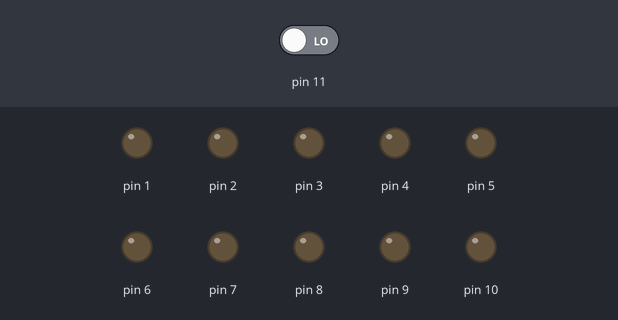
Recording of a sketch running on a simulated Arduino Uno, built with avr-gcc and run on an emulated ATmega328P. Shown: output pins drawn as LEDs (lit = HIGH). Dashed ring = blinking. Inputs (shaded band) come from the test bench; at power-on: pin 11 LOW.

Above: at 1.2 s.
1.3 s: pin 11 driven HIGH
At 1.9 s:
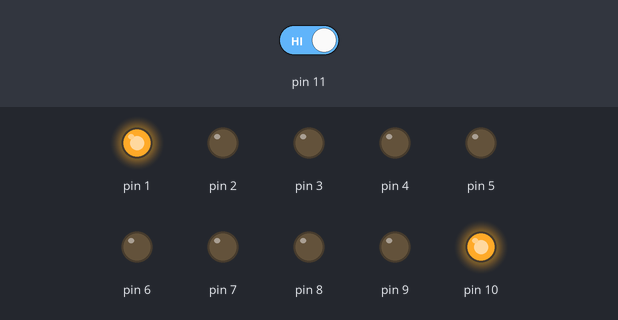
At 17.6 s:
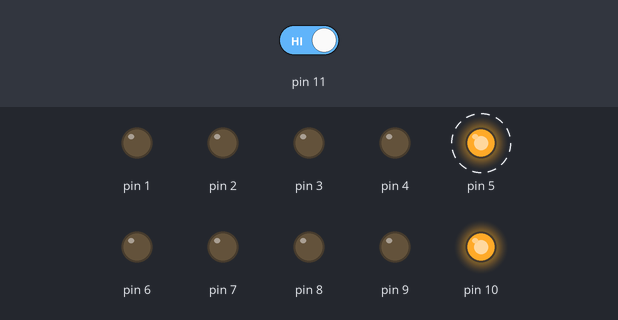
Timing chart, 0 to 24.8 s (numbered marks = the images above; inputs shaded):
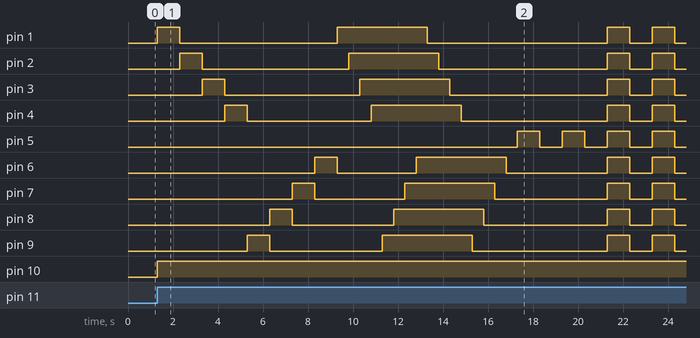

The sketch:

TGC_3X3_V2.ino.ino
```cpp
/*
  this project uses some code
writen by Scott Fitzgerald,
if you do not plan to use a power button delete the line
if (power == 1)

Writen By Toby Cowles
TGC TECHNOLOGY
BASIC 3X3 LED v2

 */

int power = 0; // leave as 0 if you want the cube to be off by default or change to 1 for on
// the setup function runs once when you press reset or power the board
int button = 0;
void setup() {
  // initialize digital pin 13 as an output.
  pinMode(1, OUTPUT);
   pinMode(2, OUTPUT);
    pinMode(3, OUTPUT);
     pinMode(4, OUTPUT);
      pinMode(5, OUTPUT);
       pinMode(6, OUTPUT);
        pinMode(7, OUTPUT);
         pinMode(8, OUTPUT);
          pinMode(9, OUTPUT);
           pinMode(10, OUTPUT);
           pinMode(11, INPUT);

}

// the loop function runs over and over again forever
void loop() {
button = digitalRead(11);


if (power == 1) // delete this line if you are not planing on useing a momentary switch for power
  {digitalWrite(10, HIGH);
  digitalWrite(1, HIGH);   // turn the LED on (HIGH is the voltage level)
  delay(1000);              // wait for a second
  digitalWrite(1, LOW);    // turn the LED off by making the voltage LOW
   digitalWrite(2, HIGH);   // turn the LED on (HIGH is the voltage level)
  delay(1000);              // wait for a second
  digitalWrite(2, LOW);    // turn the LED off by making the voltage LOW
   digitalWrite(3, HIGH);   // turn the LED on (HIGH is the voltage level)
  delay(1000);              // wait for a second
  digitalWrite(3, LOW);    // turn the LED off by making the voltage LOW
   digitalWrite(4, HIGH);   // turn the LED on (HIGH is the voltage level)
  delay(1000);              // wait for a second
  digitalWrite(4, LOW);    // turn the LED off by making the voltage LOW
   digitalWrite(9, HIGH);   // turn the LED on (HIGH is the voltage level)
  delay(1000);              // wait for a second
  digitalWrite(9, LOW);    // turn the LED off by making the voltage LOW
   digitalWrite(8, HIGH);   // turn the LED on (HIGH is the voltage level)
  delay(1000);              // wait for a second
  digitalWrite(8, LOW);    // turn the LED off by making the voltage LOW
   digitalWrite(7, HIGH);   // turn the LED on (HIGH is the voltage level)
  delay(1000);              // wait for a second
  digitalWrite(7, LOW);    // turn the LED off by making the voltage LOW
   digitalWrite(6, HIGH);   // turn the LED on (HIGH is the voltage level)
  delay(1000);              // wait for a second
  digitalWrite(6, LOW);    // turn the LED off by making the voltage LOW
   digitalWrite(1, HIGH);   // turn the LED on (HIGH is the voltage level)
  delay(500);              // wait for half a second
   digitalWrite(2, HIGH);   // turn the LED on (HIGH is the voltage level)
  delay(500);              // wait for half a second
   digitalWrite(3, HIGH);   // turn the LED on (HIGH is the voltage level)
  delay(500);              // wait for half a second
   digitalWrite(4, HIGH);   // turn the LED on (HIGH is the voltage level)
  delay(500);              // wait for half a second
   digitalWrite(9, HIGH);   // turn the LED on (HIGH is the voltage level)
  delay(500);              // wait for half a second
   digitalWrite(8, HIGH);   // turn the LED on (HIGH is the voltage level)
  delay(500);              // wait for half a second
   digitalWrite(7, HIGH);   // turn the LED on (HIGH is the voltage level)
  delay(500);              // wait for half a second
   digitalWrite(6, HIGH);   // turn the LED on (HIGH is the voltage level)
  delay(500);              // wait for half a second
   digitalWrite(1, LOW);   // turn the LED off (low is the voltage level)
  delay(500);              // wait for half a second
  digitalWrite(2, LOW);   // turn the LED off (low is the voltage level)
  delay(500);              // wait for half a second
  digitalWrite(3, LOW);   // turn the LED off (low is the voltage level)
  delay(500);              // wait for half a second
  digitalWrite(4, LOW);   // turn the LED off (low is the voltage level)
  delay(500);              // wait for half a second
  digitalWrite(9, LOW);   // turn the LED off (low is the voltage level)
  delay(500);              // wait for half a second
  digitalWrite(8, LOW);   // turn the LED off (low is the voltage level)
  delay(500);              // wait for half a second
  digitalWrite(7, LOW);   // turn the LED off (low is the voltage level)
  delay(500);              // wait for half a second
  digitalWrite(6, LOW);   // turn the LED off (low is the voltage level)
  delay(500);              // wait for half a second
   digitalWrite(5, HIGH);   // turn the LED on (HIGH is the voltage level)
  delay(1000);              // wait for a second
  digitalWrite(5, LOW); // turn the LED off by making the voltage LOW
  delay (1000);
   digitalWrite(5, HIGH);   // turn the LED on (HIGH is the voltage level)
  delay(1000);              // wait for a second
  digitalWrite(5, LOW);    // turn the LED off by making the voltage LOW
  delay (1000);
  digitalWrite(1, HIGH);   // turn the LED on (HIGH is the voltage level)
  digitalWrite(2, HIGH);   // turn the LED on (HIGH is the voltage level)
  digitalWrite(3, HIGH);   // turn the LED on (HIGH is the voltage level)
  digitalWrite(4, HIGH);   // turn the LED on (HIGH is the voltage level)
  digitalWrite(5, HIGH);   // turn the LED on (HIGH is the voltage level)
  digitalWrite(6, HIGH);   // turn the LED on (HIGH is the voltage level)
  digitalWrite(7, HIGH);   // turn the LED on (HIGH is the voltage level)
  digitalWrite(8, HIGH);   // turn the LED on (HIGH is the voltage level)
  digitalWrite(9, HIGH);   // turn the LED on (HIGH is the voltage level)
  delay (1000);
  digitalWrite(1, LOW);   // turn the LED on (HIGH is the voltage level)
  digitalWrite(2, LOW);   // turn the LED on (HIGH is the voltage level)
  digitalWrite(3, LOW);   // turn the LED on (HIGH is the voltage level)
  digitalWrite(4, LOW);   // turn the LED on (HIGH is the voltage level)
  digitalWrite(5, LOW);   // turn the LED on (HIGH is the voltage level)
  digitalWrite(6, LOW);   // turn the LED on (HIGH is the voltage level)
  digitalWrite(7, LOW);   // turn the LED on (HIGH is the voltage level)
  digitalWrite(8, LOW);   // turn the LED on (HIGH is the voltage level)
  digitalWrite(9, LOW);   // turn the LED on (HIGH is the voltage level)
  delay (1000);
    digitalWrite(1, HIGH);   // turn the LED on (HIGH is the voltage level)
  digitalWrite(2, HIGH);   // turn the LED on (HIGH is the voltage level)
  digitalWrite(3, HIGH);   // turn the LED on (HIGH is the voltage level)
  digitalWrite(4, HIGH);   // turn the LED on (HIGH is the voltage level)
  digitalWrite(5, HIGH);   // turn the LED on (HIGH is the voltage level)
  digitalWrite(6, HIGH);   // turn the LED on (HIGH is the voltage level)
  digitalWrite(7, HIGH);   // turn the LED on (HIGH is the voltage level)
  digitalWrite(8, HIGH);   // turn the LED on (HIGH is the voltage level)
  digitalWrite(9, HIGH);   // turn the LED on (HIGH is the voltage level)
  delay (1000);
  digitalWrite(1, LOW);   // turn the LED on (HIGH is the voltage level)
  digitalWrite(2, LOW);   // turn the LED on (HIGH is the voltage level)
  digitalWrite(3, LOW);   // turn the LED on (HIGH is the voltage level)
  digitalWrite(4, LOW);   // turn the LED on (HIGH is the voltage level)
  digitalWrite(5, LOW);   // turn the LED on (HIGH is the voltage level)
  digitalWrite(6, LOW);   // turn the LED on (HIGH is the voltage level)
  digitalWrite(7, LOW);   // turn the LED on (HIGH is the voltage level)
  digitalWrite(8, LOW);   // turn the LED on (HIGH is the voltage level)
  digitalWrite(9, LOW);   // turn the LED on (HIGH is the voltage level)
  delay (1000);
    digitalWrite(1, HIGH);   // turn the LED on (HIGH is the voltage level)
  delay(1000);              // wait for a second
  digitalWrite(1, LOW);    // turn the LED off by making the voltage LOW
   digitalWrite(2, HIGH);   // turn the LED on (HIGH is the voltage level)
  delay(1000);              // wait for a second
  digitalWrite(2, LOW);    // turn the LED off by making the voltage LOW
   digitalWrite(3, HIGH);   // turn the LED on (HIGH is the voltage level)
  delay(1000);              // wait for a second
  digitalWrite(3, LOW);    // turn the LED off by making the voltage LOW
   digitalWrite(4, HIGH);   // turn the LED on (HIGH is the voltage level)
  delay(1000);              // wait for a second
  digitalWrite(4, LOW);    // turn the LED off by making the voltage LOW
   digitalWrite(5, HIGH);   // turn the LED on (HIGH is the voltage level)
  delay(1000);              // wait for a second
  digitalWrite(5, LOW);    // turn the LED off by making the voltage LOW
   digitalWrite(6, HIGH);   // turn the LED on (HIGH is the voltage level)
  delay(1000);              // wait for a second
  digitalWrite(6, LOW);    // turn the LED off by making the voltage LOW
   digitalWrite(7, HIGH);   // turn the LED on (HIGH is the voltage level)
  delay(1000);              // wait for a second
  digitalWrite(7, LOW);    // turn the LED off by making the voltage LOW
   digitalWrite(8, HIGH);   // turn the LED on (HIGH is the voltage level)
  delay(1000);              // wait for a second
  digitalWrite(8, LOW);    // turn the LED off by making the voltage
  digitalWrite(9, HIGH);   // turn the LED on (HIGH is the voltage level)
  delay(1000);              // wait for a second
  digitalWrite(9, LOW); }   // turn the LED off by making the voltage

if ((button == HIGH) && (power == 1))
power = 0;
else if ((button == HIGH) && (power == 0))
power = 1;


}
```

Measured:
- after the input at 1.3 s, pin 1: LOW → HIGH at once, → LOW 1.0 s later, → HIGH 7.0 s later, → LOW 4.0 s later, … (8 changes in this stretch); pin 2: LOW → HIGH after 1.0 s, → LOW 1.0 s later, → HIGH 6.5 s later, → LOW 4.0 s later, … (8 changes in this stretch)
